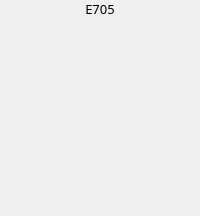
                            <widget class="QFrame" name="frame_78">
                             <property name="frameShape">
                              <enum>QFrame::NoFrame</enum>
                             </property>
                             <property name="frameShadow">
                              <enum>QFrame::Raised</enum>
                             </property>
                             <layout class="QVBoxLayout" name="verticalLayout_80">
                              <property name="spacing">
                               <number>15</number>
                              </property>
                              <property name="leftMargin">
                               <number>0</number>
                              </property>
                              <property name="topMargin">
                               <number>0</number>
                              </property>
                              <property name="rightMargin">
                               <number>0</number>
                              </property>
                              <property name="bottomMargin">
                               <number>0</number>
                              </property>
                              <item>
                               <widget class="QLabel" name="label_e705">
                                <property name="font">
                                 <font>
                                  <family>Mitr SemiBold</family>
                                  <pointsize>10</pointsize>
                                 </font>
                                </property>
                                <property name="text">
                                 <string>E705</string>
                                </property>
                                <property name="alignment">
                                 <set>Qt::AlignCenter</set>
                                </property>
                               </widget>
                              </item>
                              <item>
                               <widget class="QLabel" name="label_233">
                                <property name="font">
                                 <font>
                                  <family>Mitr SemiBold</family>
                                  <pointsize>10</pointsize>
                                 </font>
                                </property>
                                <property name="text">
                                 <string/>
                                </property>
                                <property name="alignment">
                                 <set>Qt::AlignCenter</set>
                                </property>
                               </widget>
                              </item>
                              <item>
                               <widget class="QLabel" name="label_234">
                                <property name="font">
                                 <font>
                                  <family>Mitr SemiBold</family>
                                  <pointsize>10</pointsize>
                                 </font>
                                </property>
                                <property name="text">
                                 <string/>
                                </property>
                                <property name="alignment">
                                 <set>Qt::AlignCenter</set>
                                </property>
                               </widget>
                              </item>
                              <item>
                               <widget class="QLabel" name="label_235">
                                <property name="font">
                                 <font>
                                  <family>Mitr SemiBold</family>
                                  <pointsize>10</pointsize>
                                 </font>
                                </property>
                                <property name="text">
                                 <string/>
                                </property>
                                <property name="alignment">
                                 <set>Qt::AlignCenter</set>
                                </property>
                               </widget>
                              </item>
                              <item>
                               <widget class="QLabel" name="label_236">
                                <property name="font">
                                 <font>
                                  <family>Mitr SemiBold</family>
                                  <pointsize>10</pointsize>
                                 </font>
                                </property>
                                <property name="text">
                                 <string/>
                                </property>
                                <property name="alignment">
                                 <set>Qt::AlignCenter</set>
                                </property>
                               </widget>
                              </item>
                              <item>
                               <widget class="QLabel" name="label_237">
                                <property name="font">
                                 <font>
                                  <family>Mitr SemiBold</family>
                                  <pointsize>10</pointsize>
                                 </font>
                                </property>
                                <property name="text">
                                 <string/>
                                </property>
                                <property name="alignment">
                                 <set>Qt::AlignCenter</set>
                                </property>
                               </widget>
                              </item>
                              <item>
                               <widget class="QLabel" name="label_238">
                                <property name="font">
                                 <font>
                                  <family>Mitr SemiBold</family>
                                  <pointsize>10</pointsize>
                                 </font>
                                </property>
                                <property name="text">
                                 <string/>
                                </property>
                                <property name="alignment">
                                 <set>Qt::AlignCenter</set>
                                </property>
                               </widget>
                              </item>
                             </layout>
                            </widget>
